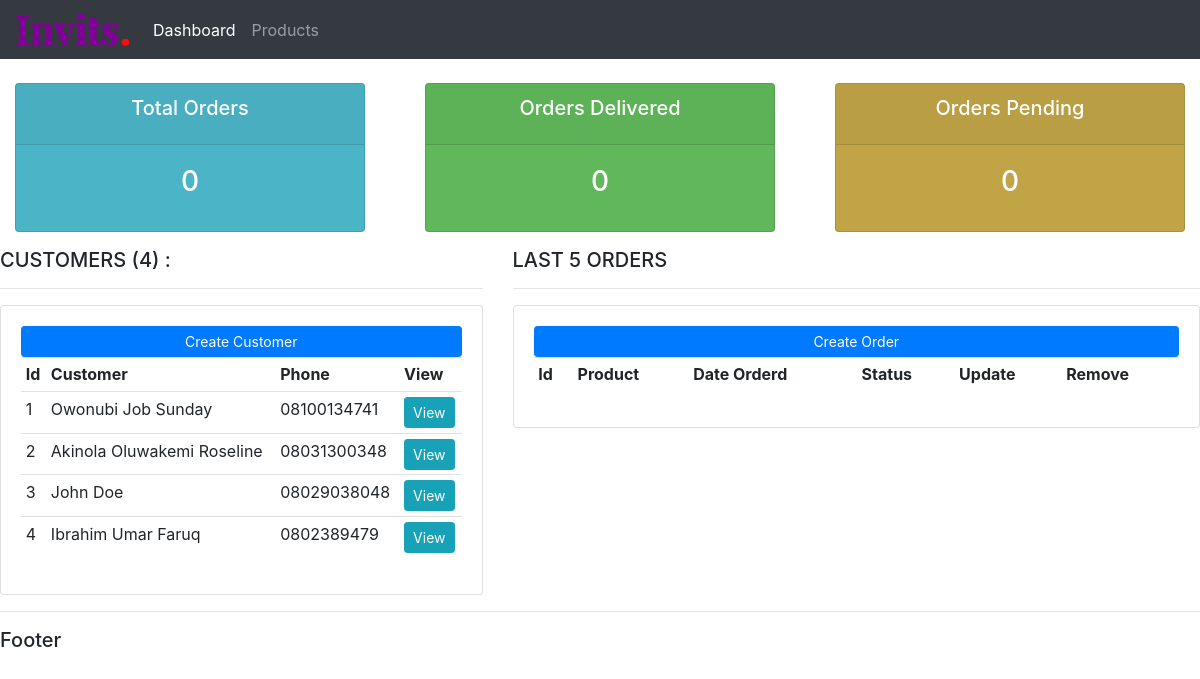
/, run on an earlier commit of the app's database.
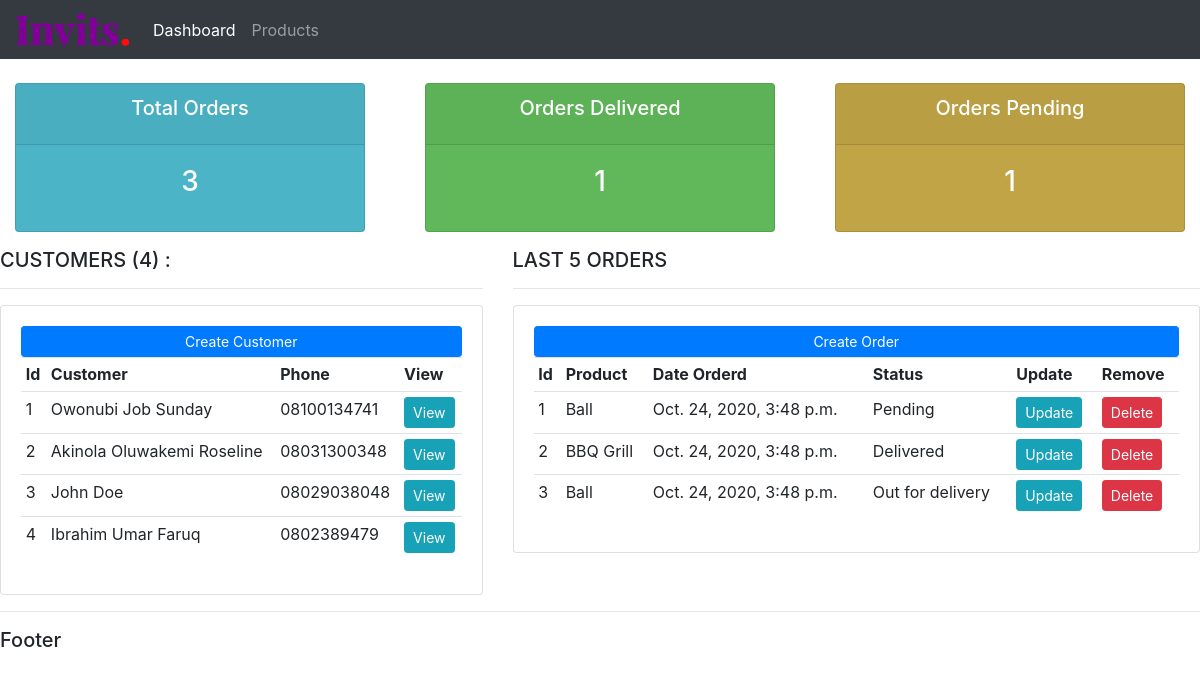
And on a later commit of the database.
### account/models.py (models this page shows, shortened)
class Customer(models.Model):
    name = models.CharField(max_length=50, null=True)
    phone = models.CharField(max_length=15, null=True)
    email = models.EmailField(null=True)
    date_created = models.DateTimeField(auto_now_add=True)

class Order(models.Model):
    STATUS = [
        ('Pending', 'Pending'),
        ('Out for delivery', 'Out for delivery'),
        ('Delivered', 'Delivered')
    ]
    customer = models.ForeignKey(
        Customer, null=True, on_delete=models.SET_NULL)
    product = models.ForeignKey(Product, null=True, on_delete=models.SET_NULL)
    status = models.CharField(max_length=18, choices=STATUS)
    date_created = models.DateTimeField(auto_now_add=True)

class Product(models.Model):
    CATEGORY = [
        ('Indoor', 'Indoor'),
        ('Out Door', 'Out Door')
    ]
    name = models.CharField(max_length=50, null=True)
    price = models.FloatField()
    category = models.CharField(max_length=50, null=True, choices=CATEGORY)
    description = models.TextField(null=True, blank=True)
    tags = models.ManyToManyField(Tag)
    date_created = models.DateTimeField(auto_now_add=True)
    def __str__(self):
        return self.name

### account/views.py (the view)
# urls.py: path('', views.home, name='home'),
def home(request):
    orders = Order.objects.all()
    customers = Customer.objects.all()
    total_customers = customers.count()
    total_orders = orders.count()
    delivered = orders.filter(status='Delivered').count()
    pending = orders.filter(status='Pending').count()
    context = {
        'orders': orders,
        'customers': customers,
        'total_customers': total_customers,
        'total_orders': total_orders,
        'delivered': delivered,
        'pending': pending
    }
    return render(request, "account/dashboard.html", context)

### account/templates/account/dashboard.html
{% extends 'account/main.html' %}
{% block content %}
{%  include 'account/status.html' %}
<div class="row">
	<div class="col-md-5">
		<h5>CUSTOMERS ({{ total_customers }}) :</h5>
		<hr>
		<div class="card card-body">
			<a class="btn btn-primary  btn-sm btn-block" href="">Create Customer</a>
			<table class="table table-sm">
				<tr>
					<th>Id</th>
					<th>Customer</th>
					<th>Phone</th>
					<th>View</th>
				</tr>
{% for customer in customers  %}
<tr>
  <td>{{ forloop.counter }}</td>
  <td>{{ customer.name }}</td>
  <td>{{ customer.phone }}</td>
  <td><a class='btn btn-sm btn-info' href="{% url 'customer' customer.id %}">View</a></td>
</tr>
{% endfor %}
			</table>
		</div>
	</div>
	<div class="col-md-7">
		<h5>LAST 5 ORDERS</h5>
		<hr>
		<div class="card card-body">
			<a class="btn btn-primary  btn-sm btn-block" href="{% url 'create_order' %}">Create Order</a>
			<table class="table table-sm">
				<tr>
                    <th>Id</th>
					<th>Product</th>
					<th>Date Orderd</th>
					<th>Status</th>
					<th>Update</th>
					<th>Remove</th>
				</tr>
        {% for order in  orders %}
        <tr>
            <td>{{ forloop.counter }}</td>
            <td>{{ order.product }}</td>
            <td>{{ order.date_created }}</td>
            <td>{{ order.status }}</td>
            <td><a class="btn btn-sm btn-info" href="#{{ order.id }}">Update</a></td>
            <td><a class="btn btn-sm btn-danger"  href="#{{ order.id }}">Delete</a></td>
        </tr>
        {% endfor %}
			</table>
		</div>
	</div>
</div>
{% endblock content %}

### account/templates/account/main.html (shortened to what this page needs)
{% load static %}
<!DOCTYPE html>
<html lang="en">
<head>
    <link rel="stylesheet" href="{% static 'css/main.css' %}" type="text/css">
    <link rel="stylesheet" href="https://maxcdn.bootstrapcdn.com/bootstrap/4.0.0/css/bootstrap.min.css">
</head>
<body>
    {% include "account/navbar.html" %}
    {% block content %}
    {% endblock content %}
    <hr>
<h5>Footer</h5>
</body>
</html>

### account/templates/account/navbar.html (shortened to what this page needs)
{% load static %}
<nav class="navbar navbar-expand-lg navbar-dark bg-dark">
    <a class="navbar-brand" href="#"><img src="{% static 'images/logo.png' %}" alt=""></a>
    <div class="collapse navbar-collapse" id="navbarNav">
      <ul class="navbar-nav">
        {% url 'home' as home_url %}
        <li class="nav-item {% if request.path == home_url %}active{% endif %}">
          <a class="nav-link" href="{{ home_url }}">Dashboard</a>
        </li>
        {% url 'products' as products_url %}
        <li class="nav-item  {% if request.path == products_url %}active{% endif %}">
          <a class="nav-link" href="{{ products_url }}">Products</a>
        </li>
      </ul>
    </div>
  </nav>

### account/templates/account/status.html
<br>
<div class="row">
	<div class="col">
		<div class="col-md">
			<div class="card text-center text-white  mb-3" id="total-orders">
			  	<div class="card-header">
			  		<h5 class="card-title">Total Orders</h5>
			  	</div>
			  	<div class="card-body">
			    	<h3 class="card-title">{{ total_orders }}</h3>
			  	</div>
			</div>
		</div>
	</div>
	<div class="col">
		<div class="col-md">
			<div class="card text-center text-white  mb-3" id="orders-delivered">
			  	<div class="card-header">
			  		<h5 class="card-title">Orders Delivered</h5>
			  	</div>
			  	<div class="card-body">
			    	<h3 class="card-title">{{ delivered }}</h3>
			  	</div>
			</div>
		</div>
	</div>
	<div class="col">
		<div class="col-md">
			<div class="card text-center text-white  mb-3" id="orders-pending">
			  	<div class="card-header">
			  		<h5 class="card-title">Orders Pending</h5>
			  	</div>
			  	<div class="card-body">
			    	<h3 class="card-title">{{ pending }}</h3>
			  	</div>
			</div>
		</div>
	</div>
</div>

### static/css/main.css (style rules this page uses)
body { background-color: #ebeff5; }
#total-orders { background-color: #4cb4c7; }
#orders-delivered { background-color: #61b85a; }
#orders-pending { background-color: #c0a446; }

What changed in the data, as far as the page shows it:
added Order: product "Ball", date_created "Oct. 24, 2020, 3:48 p.m.", status "Pending"
added Order: product "BBQ Grill", date_created "Oct. 24, 2020, 3:48 p.m.", status "Delivered"
added Order: product "Ball", date_created "Oct. 24, 2020, 3:48 p.m.", status "Out for delivery"
Also different on the page:
{{ total_orders }}: "0" → "3"
{{ delivered }}: "0" → "1"
{{ pending }}: "0" → "1"
